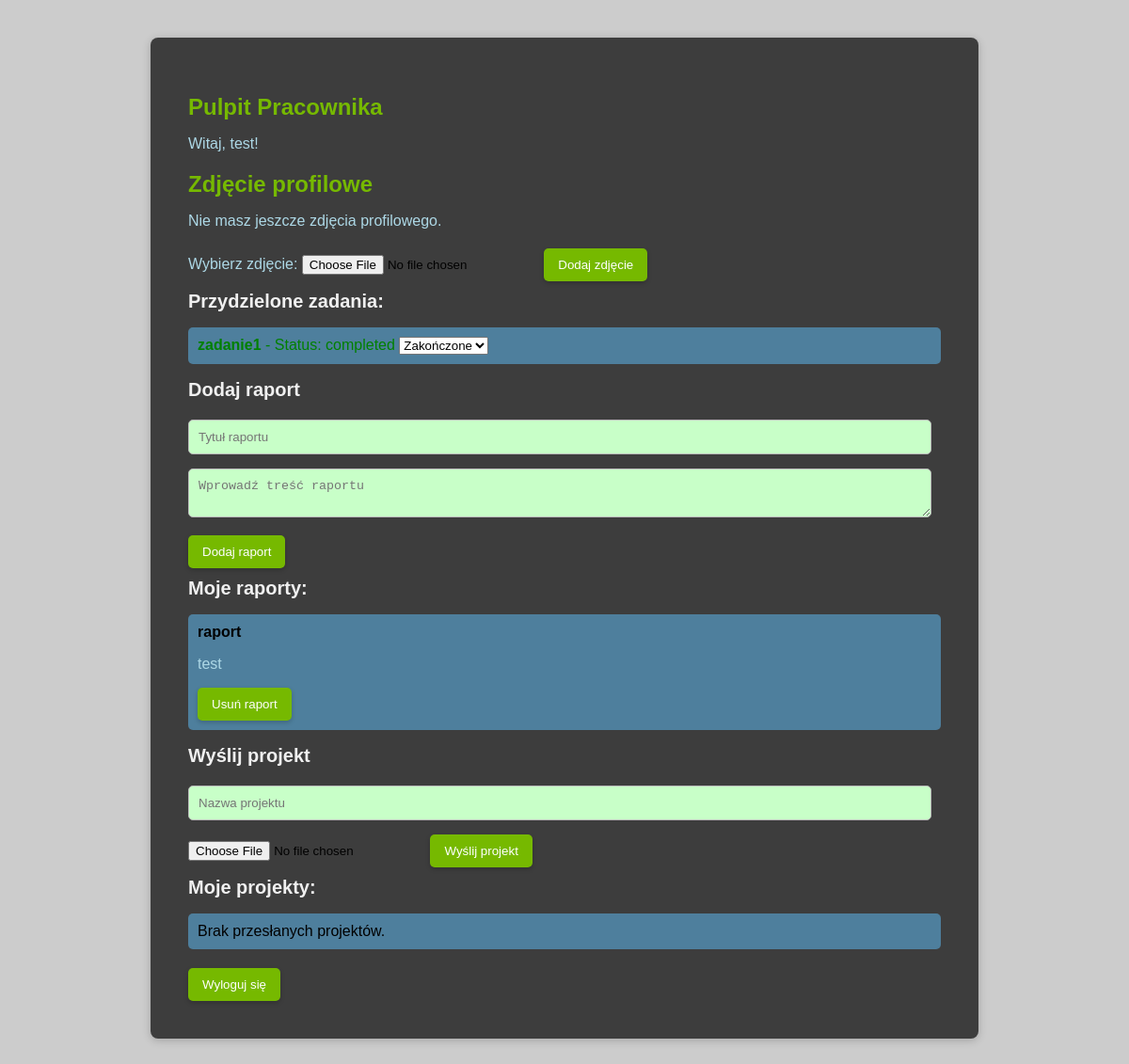
Page /employee_dashboard.php (signed in) on the committed database.
### tables this page shows
CREATE TABLE `users` (
  `id` int(11) NOT NULL,
  `username` varchar(50) NOT NULL,
  `email` varchar(100) NOT NULL,
  `password` varchar(255) NOT NULL,
  `role` enum('admin','manager','employee') DEFAULT 'employee',
  `created_at` timestamp NOT NULL DEFAULT current_timestamp(),
  `profile_picture` varchar(255) DEFAULT NULL
);

CREATE TABLE `tasks` (
  `id` int(11) NOT NULL,
  `title` varchar(255) NOT NULL,
  `user_id` int(11) NOT NULL,
  `status` enum('pending','in_progress','completed') DEFAULT 'pending',
  `created_at` timestamp NOT NULL DEFAULT current_timestamp()
);

CREATE TABLE `reports` (
  `id` int(11) NOT NULL,
  `user_id` int(11) NOT NULL,
  `report_content` text NOT NULL,
  `created_at` timestamp NOT NULL DEFAULT current_timestamp(),
  `title` varchar(255) DEFAULT NULL
);

### employeephp.php (called while the page is built, shortened)
<?php
$user_id = $_SESSION['user_id'];
$query = $connection->prepare("SELECT username, profile_picture FROM users WHERE id = ?");
$query->bind_param("i", $user_id);
$query->execute();
$currentUser = $query->get_result()->fetch_assoc();
$query = $connection->prepare("SELECT * FROM tasks WHERE user_id = ?");
$query->bind_param("i", $user_id);
$query->execute();
$tasks = $query->get_result()->fetch_all(MYSQLI_ASSOC);
$query = $connection->prepare("SELECT * FROM reports WHERE user_id = ?");
$query->bind_param("i", $user_id);
$query->execute();
$reports = $query->get_result()->fetch_all(MYSQLI_ASSOC);
$query = $connection->prepare("SELECT * FROM projects WHERE user_id = ?");
$query->bind_param("i", $user_id);
$query->execute();
$projects = $query->get_result()->fetch_all(MYSQLI_ASSOC);
?>

### employee_dashboard.php (the view, shortened to what this page needs)
<?php
require 'db_connection.php';
require 'employeephp.php';
?>
<!DOCTYPE html>
<html lang="pl">
<head>
    <link rel="stylesheet" href="styles.css">
</head>
<body>
<div class="container">
    <h2>Pulpit Pracownika</h2>
    <p>Witaj, <?= htmlspecialchars($currentUser['username']) ?>!</p>
    <div class="profile">
    <h2>Zdjęcie profilowe</h2>
    <?php if (!empty($currentUser['profile_picture']) && file_exists($currentUser['profile_picture'])): ?>
        <img src="<?php echo htmlspecialchars($currentUser['profile_picture']); ?>" alt="Zdjęcie profilowe" style="max-width: 150px; max-height: 150px; border-radius: 50%;">
        <form action="" method="POST">
            <button type="submit" name="delete_picture" onclick="return confirm('Czy na pewno chcesz usunąć zdjęcie profilowe?');">Usuń zdjęcie</button>
        </form>
    <?php else: ?>
        <p>Nie masz jeszcze zdjęcia profilowego.</p>
    <?php endif; ?>
    <form action="" method="POST" enctype="multipart/form-data">
        <label for="profile_picture">Wybierz zdjęcie:</label>
        <input type="file" name="profile_picture" id="profile_picture" required>
        <button type="submit">Dodaj zdjęcie</button>
    </form>
</div>
    <h3>Przydzielone zadania:</h3>
    <ul id="task-list">
        <?php if ($tasks): ?>
            <?php foreach ($tasks as $task): ?>
                <li class="<?= $task['status'] === 'pending' ? 'task-pending' : 'task-completed' ?>">
                    <strong><?= htmlspecialchars($task['title']) ?></strong> - Status: <span><?= htmlspecialchars($task['status']) ?></span>
                    <form action="employee_dashboard.php" method="POST" style="display:inline;">
                        <select name="status" onchange="this.form.submit()">
                            <option value="completed" <?= $task['status'] === 'completed' ? 'selected' : '' ?>>Zakończone</option>
                        </select>
                    </form>
                </li>
            <?php endforeach; ?>
        <?php else: ?>
            <li>Brak przydzielonych zadań.</li>
        <?php endif; ?>
    </ul>
    <h3>Dodaj raport</h3>
    <form action="employee_dashboard.php" method="POST">
        <input type="text" name="title" placeholder="Tytuł raportu" required>
        <textarea name="report" placeholder="Wprowadź treść raportu" required></textarea>
        <button type="submit">Dodaj raport</button>
    </form>
    <h3>Moje raporty:</h3>
    <ul id="report-list">
        <?php if ($reports): ?>
            <?php foreach ($reports as $report): ?>
                <li id="report-<?= $report['id'] ?>">
                    <strong><?= htmlspecialchars($report['title']) ?></strong>
                    <p><?= htmlspecialchars($report['report_content']) ?></p>
                    <form action="employee_dashboard.php" method="POST" style="display:inline;">
                        <button type="submit">Usuń raport</button>
                    </form>
                </li>
            <?php endforeach; ?>
        <?php else: ?>
            <li>Brak raportów.</li>
        <?php endif; ?>
    </ul>
    <h3>Wyślij projekt</h3>
    <form action="employee_dashboard.php" method="POST" enctype="multipart/form-data">
        <input type="text" name="project_name" placeholder="Nazwa projektu" required>
        <input type="file" name="project_file" accept=".pdf,.docx,.xlsx" required>
        <button type="submit">Wyślij projekt</button>
    </form>
    <h3>Moje projekty:</h3>
    <ul id="project-list">
        <?php if ($projects): ?>
            <?php foreach ($projects as $project): ?>
                <li>
                    <strong><?= htmlspecialchars($project['project_name']) ?></strong> -
                    <a href="<?= htmlspecialchars($project['file_path']) ?>" target="_blank">Pobierz plik</a>
                </li>
            <?php endforeach; ?>
        <?php else: ?>
            <li>Brak przesłanych projektów.</li>
        <?php endif; ?>
    </ul>
    <form action="employee_dashboard.php" method="POST">
        <button type="submit" name="logout">Wyloguj się</button>
    </form>
</div>
</body>
</html>

### styles.css (style rules this page uses)
body { font-family: 'Arial', sans-serif; background-image: url("https://wallpapersmug.com/download/1440x900/830a7c/minimalism-airplane-over-mountains.jpg"); background-color: #cccccc; background-position: center; background-repeat: no-repeat; background-size: cover; height: 1200px; }
.container { max-width: 800px; margin: 40px auto; padding: 40px; background: #3d3d3d; border-radius: 8px; box-shadow: 0 2px 10px rgba(0, 0, 0, 0.2); }
h2 { color: #76b900; margin-bottom: 10px; font-size: 24px; }
h3 { color: #f0f0f0; margin: 10px 0; font-size: 20px; }
ul { list-style-type: none; padding: 0; }
li { padding: 10px; margin-bottom: 10px; background: #4e7f9d; border-radius: 5px; transition: background 0.3s; }
button { background: #76b900; color: white; border: none; border-radius: 5px; padding: 10px 15px; cursor: pointer; transition: background 0.3s, transform 0.2s; box-shadow: 0 2px 5px rgba(0, 0, 0, 0.2); }
form { margin-top: 20px; }
input[type="text"], input[type="email"], input[type="password"], textarea { width: 96%; padding: 10px; border: 1px solid #bbb; border-radius: 5px; margin-bottom: 15px; background-color: rgb(200, 255, 200); }
p { color: lightblue; }
label { color: lightblue; }

### employee_dashboard.php (style rules this page uses)
.task-completed { color: green; }

### rows in the picture
users: username "test"
tasks: title "zadanie1", status "completed", status "Zakończone"
reports: title "raport", report_content "test"
